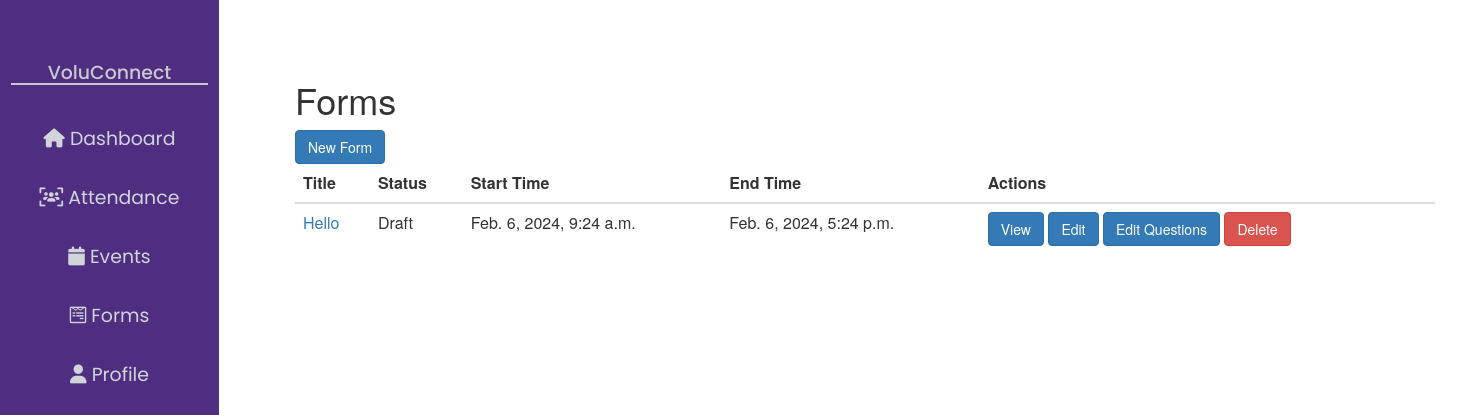
The app's page /form-creator/forms/ (signed in), older data.
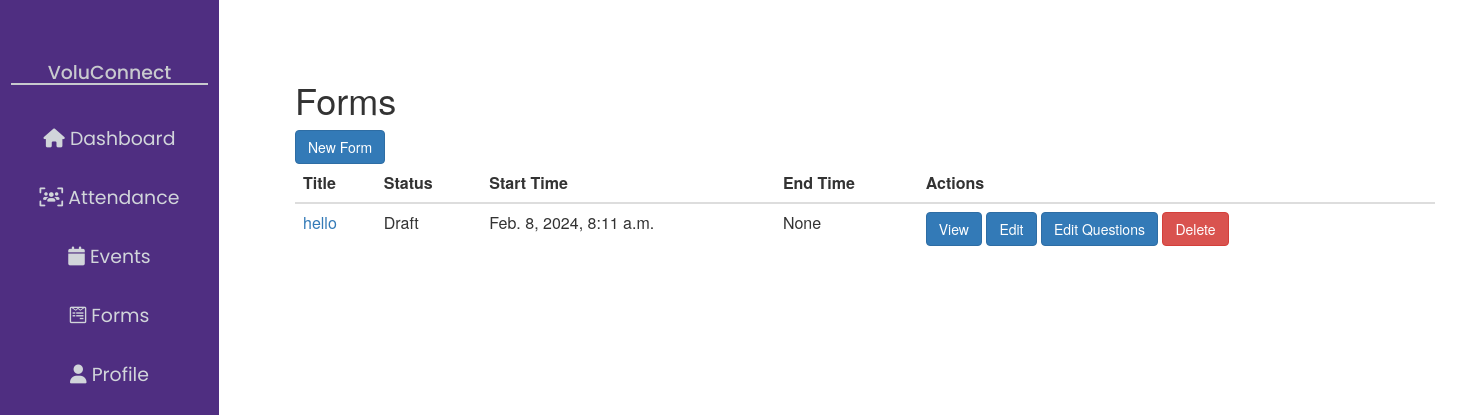
The same page, newer data.
### form_creator/models.py (models this page shows, shortened)
class Form(models.Model):
    class StatusChoices(models.TextChoices):
        DRAFT = "draft", "Draft"
        ACTIVE = "active", "Active"
        INACTIVE = "inactive", "Inactive"
    owner = models.ForeignKey(User, on_delete=models.CASCADE)
    editors = models.ManyToManyField(User, related_name="editors", blank=True)
    title = models.CharField(max_length=150)
    slug = models.SlugField(max_length=150)
    description = models.TextField(blank=True)
    created_dt = models.DateTimeField(auto_now_add=True)
    start_dt = models.DateTimeField(
        default=timezone.now,
        verbose_name="Start on",
    )
    end_dt = models.DateTimeField(
        blank=True,
        null=True,
        help_text="Leave blank for no end date.",
        verbose_name="End on",
    )
    status = models.CharField(
        max_length=10,
        choices=StatusChoices.choices,
        default=StatusChoices.DRAFT,
        help_text="This form will be available to users only when status is "
        "active and the current date is between the start and end dates.",
    )
    objects = FormManager()
    class Meta:
        db_table = "fc_form"
        ordering = ["status", "-created_dt"]
    def can_edit(self, user: User, staff_can_edit: bool = True) -> bool:
        if not user or not user.is_authenticated:
            return False
        return any(
            [
                staff_can_edit and user.is_staff,
                user.username == self.owner.username,
                user in self.editors.all(),
            ]
        )
    def can_delete(self, user: User) -> bool:
        if not user or not user.is_authenticated:
            return False
        return any([user.is_staff, user.username == self.owner.username])
    def can_complete_form(self, user: User) -> bool:
        if not user or not user.is_authenticated:
            return False
        if not self.is_live():
            return False
        if self.can_edit(user, False):
            return False
        return not bool(self.completed_by(user))
    def get_absolute_url(self) -> str:
        return reverse(f"{url_prefix}form_detail", args=[self.id, self.slug])
    def get_edit_url(self) -> str:
        return reverse(f"{url_prefix}form_edit", args=[self.id, self.slug])
    def get_delete_url(self) -> str:
        return reverse(f"{url_prefix}form_delete", args=[self.id, self.slug])
    def get_edit_questions_url(self) -> str:
        return reverse(
            f"{url_prefix}form_questions_edit",
            args=[self.id, self.slug],
        )
    def is_live(self) -> bool:
        if not self.status == self.StatusChoices.ACTIVE:
            return False
        if self.end_dt and self.end_dt < timezone.now():
            return False
        if self.start_dt > timezone.now():
            return False
        return True

### form_creator/views.py (the view)
# urls.py: path("forms/", views.FormListView.as_view(), name="form_list"),
class FormListView(FormBaseView, ListView):
    def get_queryset(self) -> QuerySet[fc_models.Form]:
        if self.request.user.is_staff:
            return self.model.objects.all()
        qs = self.model.get_editable_forms(self.request.user)
        qs |= self.model.objects.live()
        return qs

### form_creator/managers.py (called while the page is built)
    def get_queryset(self):
        return FormsQueryset(self.model, using=self._db)

### form_creator/templatetags/form_creator_tags.py (called while the page is built)
@register.filter
def can_edit_form(form: fc_models.Form, user: User) -> bool:
    return form.can_edit(user)

@register.filter
def can_delete_form(form: fc_models.Form, user: User) -> bool:
    return form.can_delete(user)

@register.filter
def can_complete_form(form: fc_models.Form, user: User) -> bool:
    return form.can_complete_form(user)

### form_creator/templates/form_creator/form_list.html (shortened to what this page needs)
{% extends 'base.html'%}
{% load form_creator_tags %}
{% load static %}
{% block content %}
<div class="sidenav">
  <h3>VoluConnect</h3>
  <a {% block nav_dashboard %}{% endblock %} href="{% url 'dashboard' %}">
      <i class="fa fa-home"></i>
      <span class="sidenav-text">Dashboard</span>
  </a>
  <a {% block nav_attendance %}{% endblock %} href="{% url 'attendance' %}">
      <i class="fa fa-users-viewfinder"></i>
      <span class="sidenav-text">Attendance</span>
  </a>
  <a {% block nav_events %}{% endblock %} href="{% url 'events' %}">
      <i class="fa fa-calendar"></i>
      <span class="sidenav-text">Events</span>
  </a>
  <a {% block nav_forms %}{% endblock %} href="{% url 'form_creator:form_list' %}">
      <i class="fa-brands fa-wpforms"></i>
      <span class="sidenav-text">Forms</span>
  </a>
  <a {% block nav_profile %}{% endblock %} href="{% url 'profile' %}">
      <i class="fa fa-user"></i>
      <span class="sidenav-text">Profile</span>
  </a>
</div>
<div class="d-flex justify-content-between align-items-center">
  <h1>Forms</h1>
  {% if perms.form_creator.add_form %}
    <a class="btn btn-primary" href="{% url 'form_creator:form_create' %}">New Form</a>
  {% endif %}
</div>
  {% for object in object_list %}
<table class="table mt-5">
  <thead>
    <tr>
      <th scope="col">Title</th>
      <th scope="col">Status</th>
      <th scope="col">Start Time</th>
      <th scope="col">End Time</th>
      <th scope="col">Actions</th>
  </thead>
  <tbody>
    <tr>
      <td>
        <a href="{{ object.get_absolute_url }}">{{ object.title }}</a>
      </td>
      <td>{{ object.get_status_display }}</td>
      <td>{{ object.start_dt }}</td>
      <td>{{ object.end_dt }}</td>
      <td>
        <a href="{{ object.get_absolute_url }}" class="btn btn-primary">
          View
        </a>
        {% if object|can_edit_form:request.user %}
        <a href="{{ object.get_edit_url }}" class="btn btn-primary">
          Edit
        </a>
        <a href="{{ object.get_edit_questions_url }}" class="btn btn-primary">
          Edit Questions
        </a>
        {% endif %}
        {% if object|can_delete_form:request.user %}
        <a href="{{ object.get_delete_url }}" class="btn btn-danger">
          Delete
        </a>
        {% endif %}
      </td>
    </tr>
  </tbody>
</table>
{% endfor %}
{% endblock %}

Row changes from the older to the newer data that the page shows:
removed Form: title "Hello", status "Draft", start_dt "Feb. 6, 2024, 9:24 a.m.", end_dt "Feb. 6, 2024, 5:24 p.m."
added Form: title "hello", status "Draft", start_dt "Feb. 8, 2024, 8:11 a.m.", end_dt "None"
